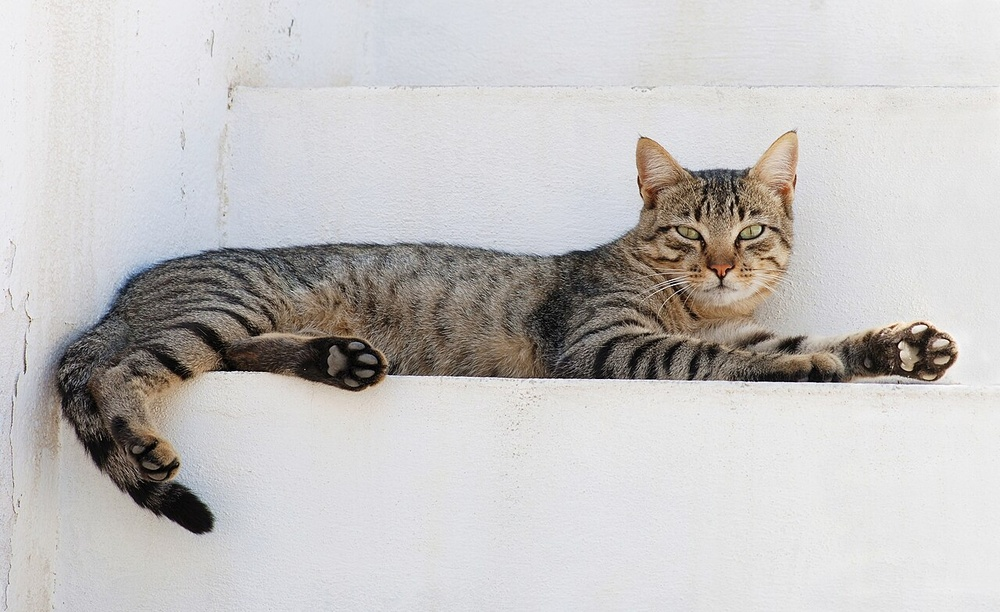
#> input picture Cat_August_2010-4.jpg, 1000 x 612 px, shrunk from 1280 x 783 before the run
$ jupyter execute Image_rotation.ipynb
#> lines starting #> are read from the running program, lines starting #| are printed output that depends on the picture
[cell 1]
import numpy as np
from PIL import Image

def rotate_image(image_path,angle):
#> called with image_path = 'Cat_August_2010-4.jpg', angle = 45
    img = Image.open(image_path)
#> img is the input picture: PIL image 1000x612 RGB; mean R, G, B 196.4, 194, 193.1
    img = img.convert('RGBA')
#> img: PIL image 1000x612 RGBA
    img_array = np.array(img)

    h, w, _ = img_array.shape
#> h = 612; w = 1000
    print('shape',img_array.shape)
#| shape (612, 1000, 4)
    print('ndim', img_array.ndim)
#| ndim 3
    print('size',img_array.size)
#| size 2448000

    print(img_array)
#> (printed output is left out)

    rotated_canvas = np.zeros((h,w,4),dtype = np.uint8)

    center_x, center_y = w//2,h//2
#> center_x = 500; center_y = 306

    theta =np.radians(angle)

    rotation_matrix = np.array([
        [np.cos(theta), -np.sin(theta)],
        [np.sin(theta), np.cos(theta)]
    ])

    print('rotation matrix',rotation_matrix)

    for x in range(w):
        for y in range(h):
            original_coords = np.array([x - center_x, y - center_y])
            new_coords = np.dot(rotation_matrix,original_coords)
            orig_x, orig_y = new_coords + np.array([center_x,center_y])

            if 0<orig_x<w and 0<orig_y<h:
                rotated_canvas[y,x] =img_array[int(orig_y),int(orig_x)]
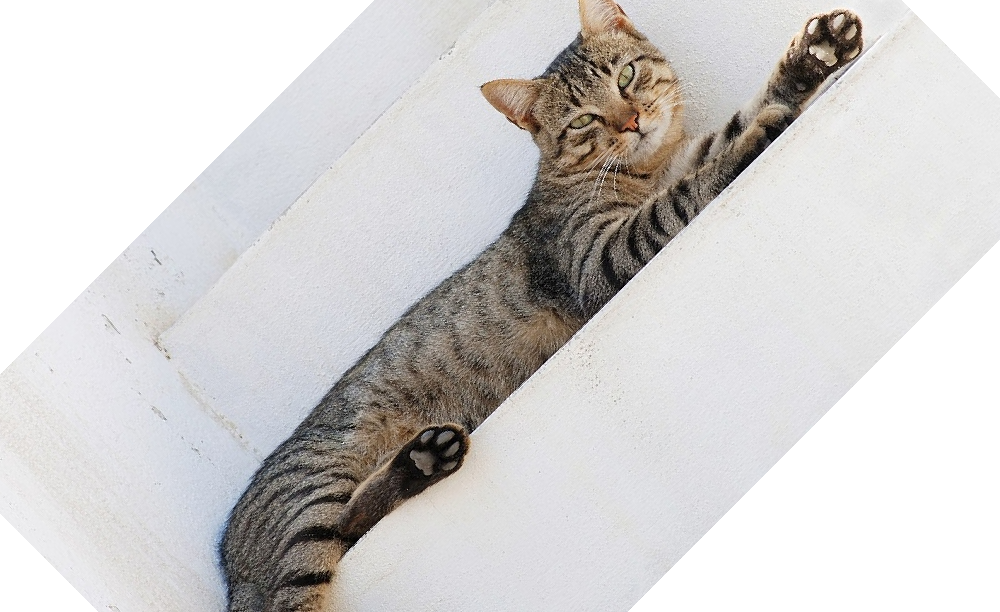
#> rotated_canvas: shape (612, 1000, 4); mean R, G, B, A 147.1, 145.1, 144.4, 192.8; transparent parts drawn white

    rotated_image = Image.fromarray(rotated_canvas,'RGBA')
    return rotated_image


rotated_image = rotate_image('Cat_August_2010-4.jpg',45)
rotated_image.show()
